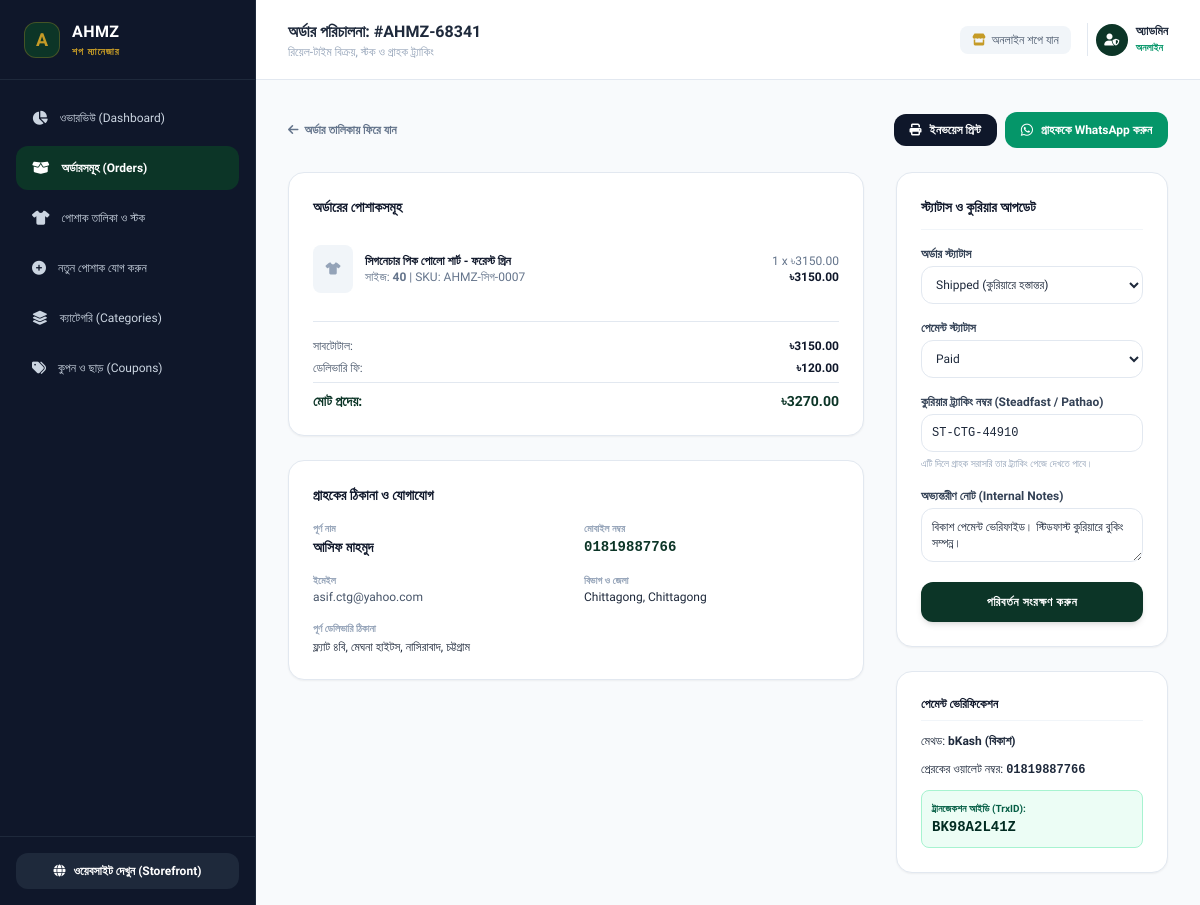
Page /dashboard/orders/2/ on the earlier database version.
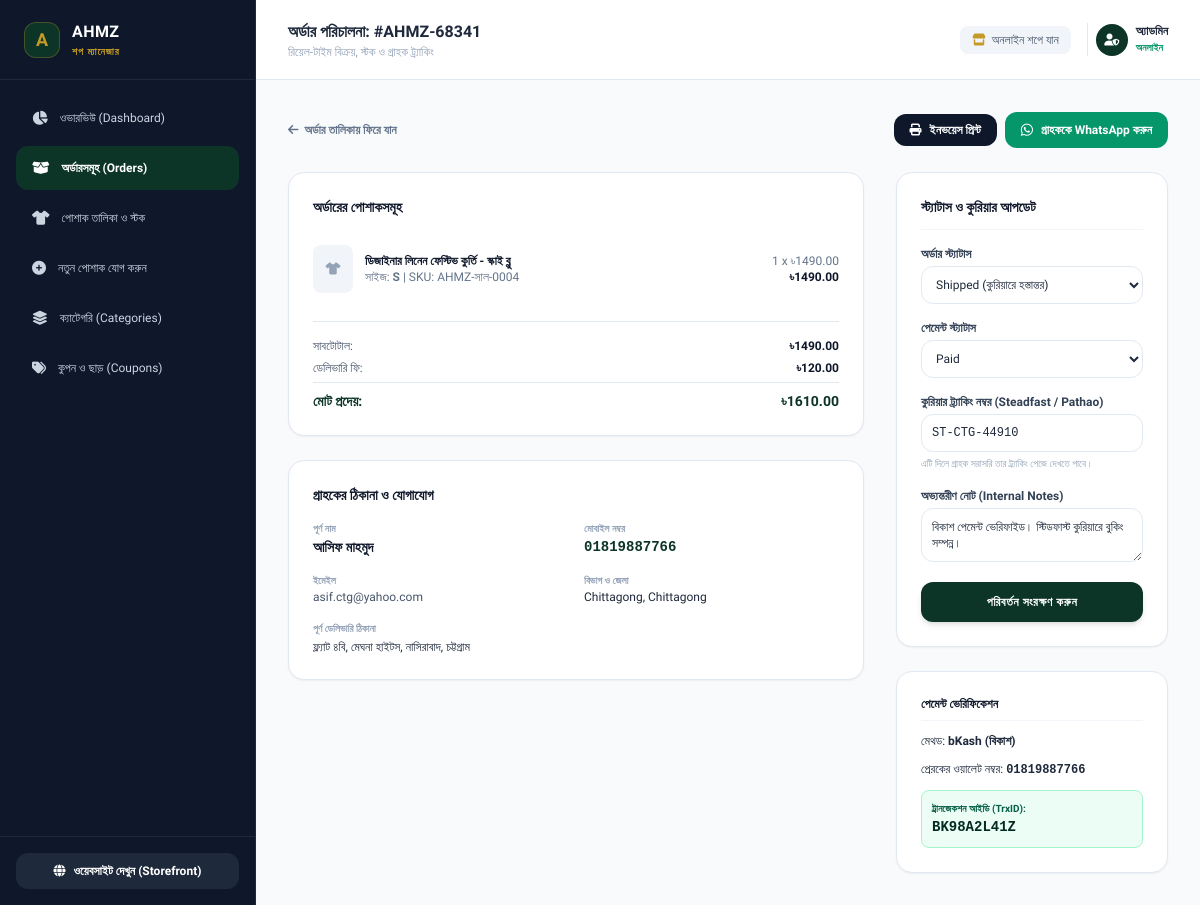
Same page on the later database version.
### store/models.py (models this page shows, shortened)
class OrderItem(models.Model):
    order = models.ForeignKey(Order, related_name='items', on_delete=models.CASCADE)
    product = models.ForeignKey(Product, null=True, on_delete=models.SET_NULL)
    product_name = models.CharField(max_length=255)
    product_sku = models.CharField(max_length=50, blank=True)
    size = models.CharField(max_length=20, blank=True)
    color = models.CharField(max_length=50, blank=True)
    price = models.DecimalField(max_digits=10, decimal_places=2)
    quantity = models.PositiveIntegerField(default=1)
    subtotal = models.DecimalField(max_digits=10, decimal_places=2)

class Order(models.Model):
    PAYMENT_CHOICES = [
        ('cod', 'Cash on Delivery (ক্যাশ অন ডেলিভারি)'),
        ('bkash', 'bKash (বিকাশ)'),
        ('nagad', 'Nagad (নগদ)'),
        ('rocket', 'Rocket (রকেট)'),
    ]
    STATUS_CHOICES = [
        ('pending', 'Pending (অপেক্ষমান)'),
        ('confirmed', 'Confirmed (নিশ্চিত)'),
        ('processing', 'Processing (প্রস্তুত হচ্ছে)'),
        ('shipped', 'Shipped (কুরিয়ারে হস্তান্তর)'),
        ('delivered', 'Delivered (ডেলিভার সম্পন্ন)'),
        ('cancelled', 'Cancelled (বাতিল)'),
    ]
    PAYMENT_STATUS_CHOICES = [
        ('unpaid', 'Unpaid'),
        ('paid', 'Paid'),
        ('refunded', 'Refunded'),
    ]
    DELIVERY_AREA_CHOICES = [
        ('inside_dhaka', 'Inside Dhaka (ঢাকা সিটি) - ৳60'),
        ('outside_dhaka', 'Outside Dhaka (ঢাকার বাইরে সারা বাংলাদেশ) - ৳120'),
    ]
    order_number = models.CharField(max_length=30, unique=True, editable=False)
    user = models.ForeignKey(User, null=True, blank=True, on_delete=models.SET_NULL, related_name='orders')
    full_name = models.CharField(max_length=120)
    phone = models.CharField(max_length=20)
    email = models.EmailField(blank=True)
    division = models.CharField(max_length=50, default='Dhaka')
    district = models.CharField(max_length=50, default='Dhaka')
    delivery_address = models.TextField()
    customer_notes = models.TextField(blank=True)
    delivery_area = models.CharField(max_length=20, choices=DELIVERY_AREA_CHOICES, default='inside_dhaka')
    shipping_cost = models.DecimalField(max_digits=8, decimal_places=2, default=60.00)
    subtotal = models.DecimalField(max_digits=10, decimal_places=2, default=0.00)
    discount_amount = models.DecimalField(max_digits=10, decimal_places=2, default=0.00)
    total_amount = models.DecimalField(max_digits=10, decimal_places=2, default=0.00)
    coupon_code = models.CharField(max_length=25, blank=True)
    payment_method = models.CharField(max_length=15, choices=PAYMENT_CHOICES, default='cod')
    payment_status = models.CharField(max_length=15, choices=PAYMENT_STATUS_CHOICES, default='unpaid')
    sender_number = models.CharField(max_length=20, blank=True, help_text="bKash/Nagad sender phone number")
    trx_id = models.CharField(max_length=60, blank=True, help_text="Transaction ID (TrxID)")
    status = models.CharField(max_length=20, choices=STATUS_CHOICES, default='pending')
    courier_tracking_id = models.CharField(max_length=100, blank=True, help_text="e.g. Steadfast, Pathao, RedX tracking")
    admin_notes = models.TextField(blank=True)
    created_at = models.DateTimeField(auto_now_add=True)
    updated_at = models.DateTimeField(auto_now=True)
    class Meta:
        ordering = ['-created_at']

### dashboard/views.py (the view, shortened to what this page needs)
# urls.py: path('orders/<int:order_id>/', views.order_detail, name='order_detail'),
def order_detail(request, order_id):
    order = get_object_or_404(Order, id=order_id)
    context = {
        'order': order,
        'status_choices': Order.STATUS_CHOICES,
        'payment_status_choices': Order.PAYMENT_STATUS_CHOICES,
    }
    return render(request, 'dashboard/order_detail.html', context)

### store/cart.py (called while the page is built, shortened)
    def __iter__(self):
        product_ids = [item['product_id'] for item in self.cart.values()]
        products = Product.objects.filter(id__in=product_ids).in_bulk()

    def __len__(self):
        return sum(item['quantity'] for item in self.cart.values())

    def get_subtotal(self):
        return sum(Decimal(item['price']) * item['quantity'] for item in self.cart.values())

    def get_items_list(self):
        return list(self.__iter__())

### store/translations.py (called while the page is built)
def get_translation_dict(lang='bn'):
    current_lang = 'en' if lang == 'en' else 'bn'
    return {key: vals.get(current_lang, vals.get('bn', '')) for key, vals in TRANSLATIONS.items()}

### templates/dashboard/order_detail.html (shortened to what the changed rows need)
{% extends 'dashboard/base_dashboard.html' %}
{% block dashboard_title %}অর্ডার পরিচালনা: #{{ order.order_number }}{% endblock %}
{% block dashboard_content %}
<div class="space-y-6">
    <div class="grid grid-cols-1 lg:grid-cols-12 gap-8">
        <div class="lg:col-span-8 space-y-6">
            <div class="bg-white rounded-2xl border border-slate-200 shadow-sm p-6 space-y-4">
                <div class="divide-y divide-slate-100">
                    {% for item in order.items.all %}
                    <div class="py-3 flex items-center justify-between text-xs">
                        <div class="flex items-center space-x-3">
                            <div class="w-10 h-12 bg-slate-100 rounded-lg flex items-center justify-center font-bold text-slate-400">
                                <i class="fa-solid fa-shirt"></i>
                            </div>
                            <div>
                                <h4 class="font-bold text-slate-900">{{ item.product_name }}</h4>
                                <span class="text-slate-500">সাইজ: <strong>{{ item.size|default:'Regular' }}</strong> | SKU: {{ item.product_sku }}</span>
                            </div>
                        </div>
                        <div class="text-right">
                            <span class="text-slate-500">{{ item.quantity }} x ৳{{ item.price }}</span>
                            <span class="block font-bold text-slate-900">৳{{ item.subtotal }}</span>
                        </div>
                    </div>
                    {% endfor %}
                </div>
                <div class="pt-4 border-t border-slate-200 space-y-1.5 text-xs text-slate-600">
                    <div class="flex justify-between">
                        <span>সাবটোটাল:</span>
                        <span class="font-bold text-slate-900">৳{{ order.subtotal }}</span>
                    </div>
                    <div class="flex justify-between">
                        <span>ডেলিভারি ফি:</span>
                        <span class="font-bold text-slate-900">৳{{ order.shipping_cost }}</span>
                    </div>
                    <div class="flex justify-between pt-2 border-t border-slate-200 text-sm font-bold text-brand-emerald">
                        <span>মোট প্রদেয়:</span>
                        <span>৳{{ order.total_amount }}</span>
                    </div>
                </div>
            </div>
            <div class="bg-white rounded-2xl border border-slate-200 shadow-sm p-6 space-y-4">
                <div class="grid grid-cols-1 sm:grid-cols-2 gap-4 text-xs text-slate-600">
                    <div>
                        <span class="text-slate-400 block text-[10px] uppercase font-bold">পূর্ণ নাম</span>
                        <span class="font-bold text-slate-900 text-sm">{{ order.full_name }}</span>
                    </div>
                    <div>
                        <span class="text-slate-400 block text-[10px] uppercase font-bold">মোবাইল নম্বর</span>
                        <a href="tel:{{ order.phone }}" class="font-bold font-mono text-brand-emerald text-sm hover:underline">
                            {{ order.phone }}
                        </a>
                    </div>
                    <div>
                        <span class="text-slate-400 block text-[10px] uppercase font-bold">ইমেইল</span>
                        <span>{{ order.email|default:'দেওয়া হয়নি' }}</span>
                    </div>
                    <div>
                        <span class="text-slate-400 block text-[10px] uppercase font-bold">বিভাগ ও জেলা</span>
                        <span class="font-medium text-slate-800">{{ order.district }}, {{ order.division }}</span>
                    </div>
                    <div class="sm:col-span-2">
                        <span class="text-slate-400 block text-[10px] uppercase font-bold">পূর্ণ ডেলিভারি ঠিকানা</span>
                        <p class="font-medium text-slate-800 mt-0.5">{{ order.delivery_address }}</p>
                    </div>
                </div>
            </div>
        </div>
        <div class="lg:col-span-4 space-y-6">
            <div class="bg-white rounded-2xl border border-slate-200 shadow-sm p-6 space-y-4">
                <form method="POST" class="space-y-4 text-xs">
                    <div>
                        <label class="block font-bold text-slate-700 mb-1">অর্ডার স্ট্যাটাস</label>
                        <select name="status" class="w-full p-2.5 rounded-xl border border-slate-200 outline-none focus:border-brand-emerald bg-white font-medium">
                            {% for code, label in status_choices %}
                                <option value="{{ code }}" {% if order.status == code %}selected{% endif %}>{{ label }}</option>
                            {% endfor %}
                        </select>
                    </div>
                    <div>
                        <label class="block font-bold text-slate-700 mb-1">পেমেন্ট স্ট্যাটাস</label>
                        <select name="payment_status" class="w-full p-2.5 rounded-xl border border-slate-200 outline-none focus:border-brand-emerald bg-white font-medium">
                            {% for code, label in payment_status_choices %}
                                <option value="{{ code }}" {% if order.payment_status == code %}selected{% endif %}>{{ label }}</option>
                            {% endfor %}
                        </select>
                    </div>
                    <div>
                        <label class="block font-bold text-slate-700 mb-1">কুরিয়ার ট্র্যাকিং নম্বর (Steadfast / Pathao)</label>
                        <input type="text" name="courier_tracking_id" value="{{ order.courier_tracking_id }}" placeholder="যেমন: ST-89241"
                               class="w-full p-2.5 rounded-xl border border-slate-200 font-mono outline-none focus:border-brand-emerald">
                        <p class="text-[10px] text-slate-400 mt-1">এটি দিলে গ্রাহক সরাসরি তার ট্র্যাকিং পেজে দেখতে পাবে।</p>
                    </div>
                    <div>
                        <label class="block font-bold text-slate-700 mb-1">অভ্যন্তরীণ নোট (Internal Notes)</label>
                        <textarea name="admin_notes" rows="2" placeholder="গ্রাহককে কল করে কনফার্ম করা হয়েছে..."
                                  class="w-full p-2.5 rounded-xl border border-slate-200 outline-none focus:border-brand-emerald">{{ order.admin_notes }}</textarea>
                    </div>
                </form>
            </div>
            <div class="bg-white rounded-2xl border border-slate-200 shadow-sm p-6 space-y-3 text-xs">
                <p>মেথড: <strong>{{ order.get_payment_method_display }}</strong></p>
                {% if order.sender_number %}
                    <p>প্রেরকের ওয়ালেট নম্বর: <span class="font-mono font-bold">{{ order.sender_number }}</span></p>
                {% endif %}
                {% if order.trx_id %}
                    <div class="bg-emerald-50 border border-emerald-200 p-2.5 rounded-lg">
                        <span class="text-[10px] text-emerald-800 font-bold block">ট্রানজেকশন আইডি (TrxID):</span>
                        <span class="font-mono font-bold text-sm text-emerald-950">{{ order.trx_id }}</span>
                    </div>
                {% endif %}
            </div>
        </div>
    </div>
</div>
{% endblock %}

Differences in the rows shown:
changed Order "AHMZ-68341": subtotal "3150.00" → "1490.00"; total_amount "3270.00" → "1610.00"
changed OrderItem: product_name "সিগনেচার পিক পোলো শার্ট - ফরেস্ট গ্রিন" → "ডিজাইনার লিনেন ফেস্টিভ কুর্তি - স্কাই ব্লু"; size "40" → "S"; product_sku "AHMZ-সিগ-0007" → "AHMZ-সাল-0004"; price "3150.00" → "1490.00"; subtotal "3150.00" → "1490.00"
